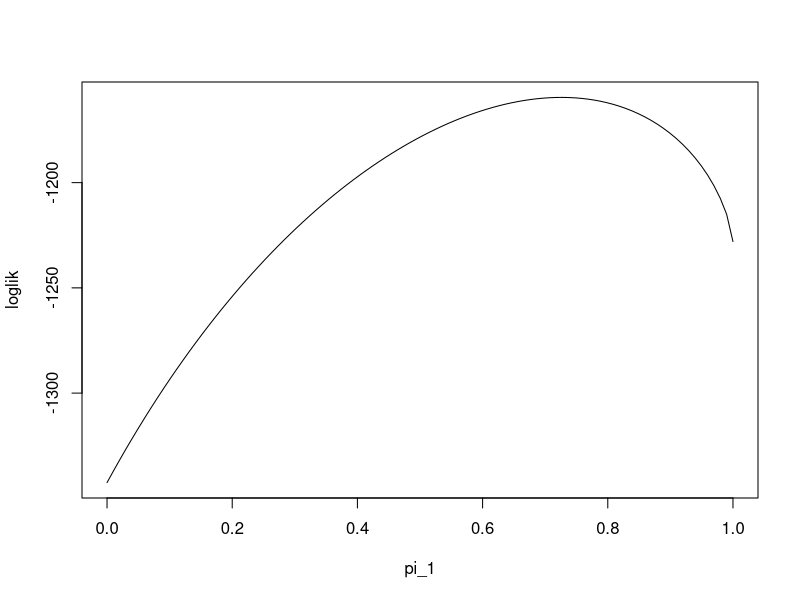
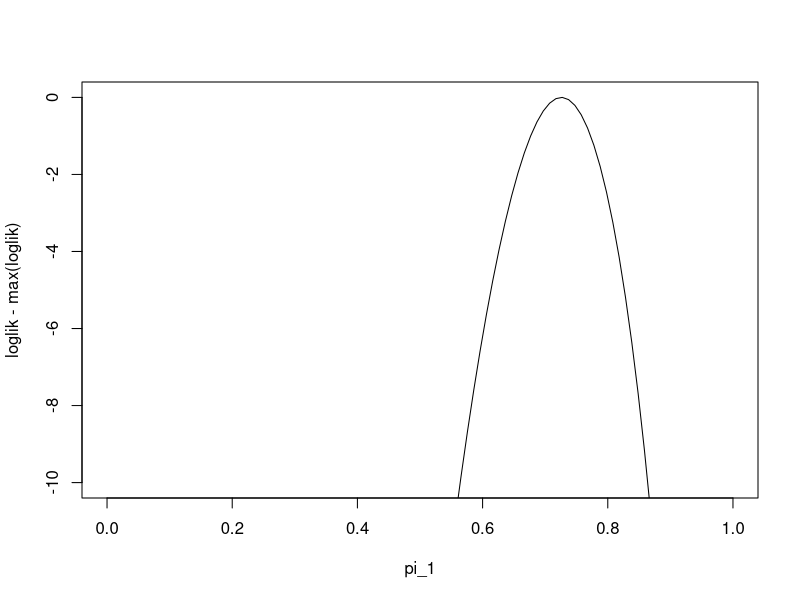
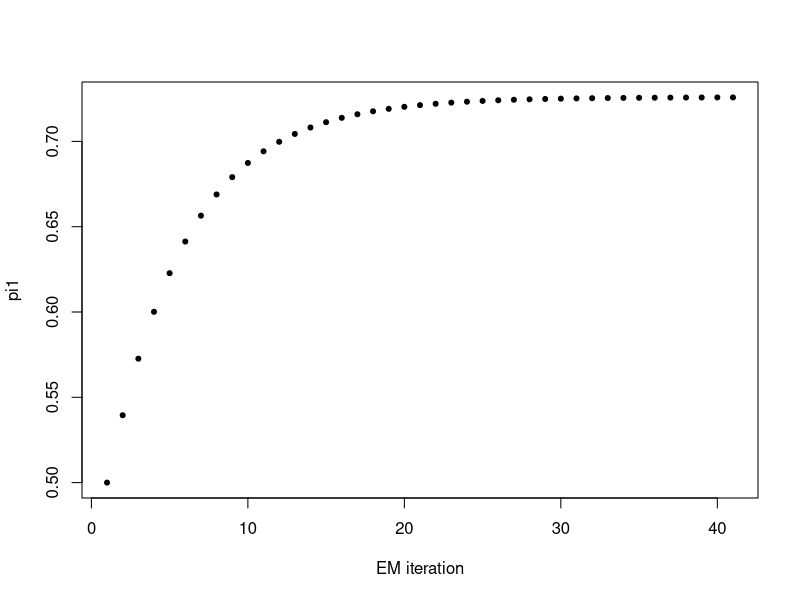
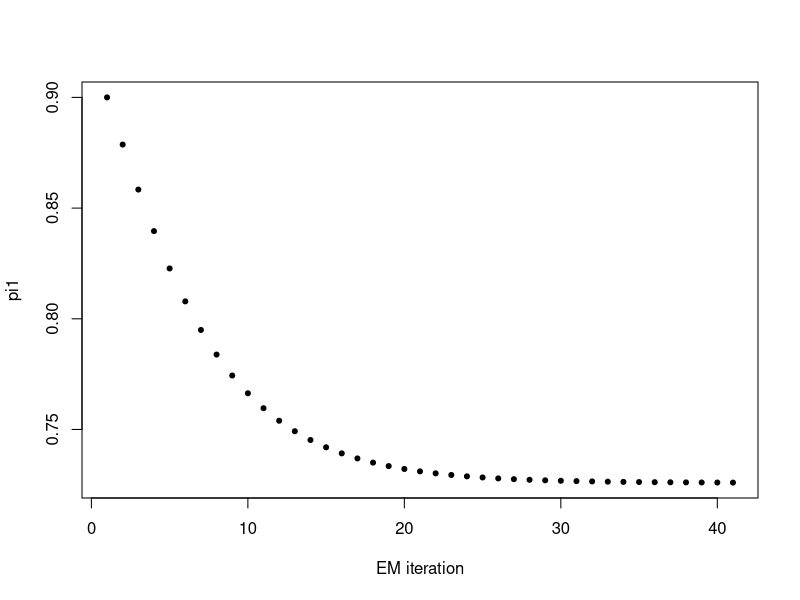
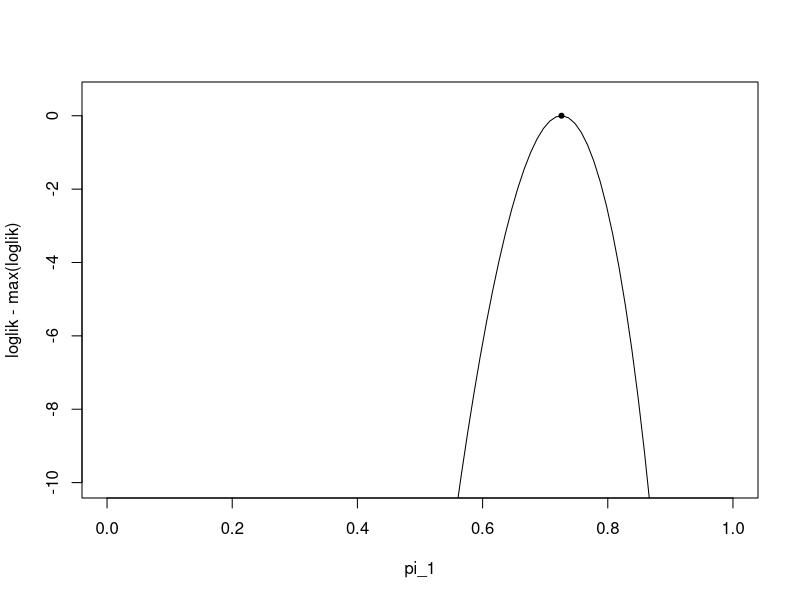

Reproduce these figures in R, in order.
## ---- chunk 1
knitr::opts_chunk$set(comment = "#",collapse = TRUE,fig.align = "center")
## ---- chunk 2
n <- 1000
x <- rep(0,n)
shape <- c(2,2) 
scale <- c(0.5,1)
for (i in 1:n) {
  if (runif(1) < 0.7) 
    z <- 1
  else
    z <- 2
  x[i] <- rgamma(1,scale = scale[z],shape = shape[z])
}
mix_loglik <- function (pi1, x)
  sum(log(pi1 * dgamma(x,scale = 0.5,shape = 2) +
          (1 - pi1) * dgamma(x,scale = 1,shape = 2)))
pi1_vec <- seq(0,1,length.out = 100)
loglik <- rep(0,100)
for (i in 1:length(pi1_vec))
  loglik[i] <- mix_loglik(pi1_vec[i],x)
plot(pi1_vec,loglik,type = "l",xlab = "pi_1")
## ---- chunk 3
plot(pi1_vec,loglik - max(loglik),ylim = c(-10,0),type = "l",xlab = "pi_1")
## ---- chunk 4
simple_em <- function (x, pi1_init, niter) {
  n <- length(x)
  pi1 <- rep(0,niter + 1)
  pi1[1] <- pi1_init
  L <- matrix(0,n,2)
  L[,1] <- dgamma(x,scale = 0.5,shape = 2) 
  L[,2] <- dgamma(x,scale = 1,shape = 2) 
  w <- matrix(nrow = n,ncol = 2)
  for (iter in 1:niter) {
    w[,1] <- pi1[iter] * L[,1]
    w[,2] <- (1 - pi1[iter]) * L[,2]
    for (i in 1:n)
      w[i,] <- w[i,]/(w[i,1] + w[i,2])
    pi1[iter + 1] <- mean(w[,1]) 
  }
  return(pi1)
}
## ---- chunk 5
pi1_iter <- simple_em(x,pi1_init = 0.5,niter = 40)
plot(pi1_iter,xlab = "EM iteration",ylab = "pi1",pch = 20)
pi1_iter[41]
## ---- chunk 6
pi1_iter = simple_em(x,pi1_init = 0.9,niter = 40)
plot(pi1_iter,xlab = "EM iteration",ylab = "pi1",pch = 20)
pi1_iter[41]
## ---- chunk 7
plot(pi1_vec,loglik - max(loglik),ylim = c(-10,0.5),type = "l",xlab = "pi_1")
points(pi1_iter[41],mix_loglik(pi1_iter[41],x) - max(loglik),pch = 20)
